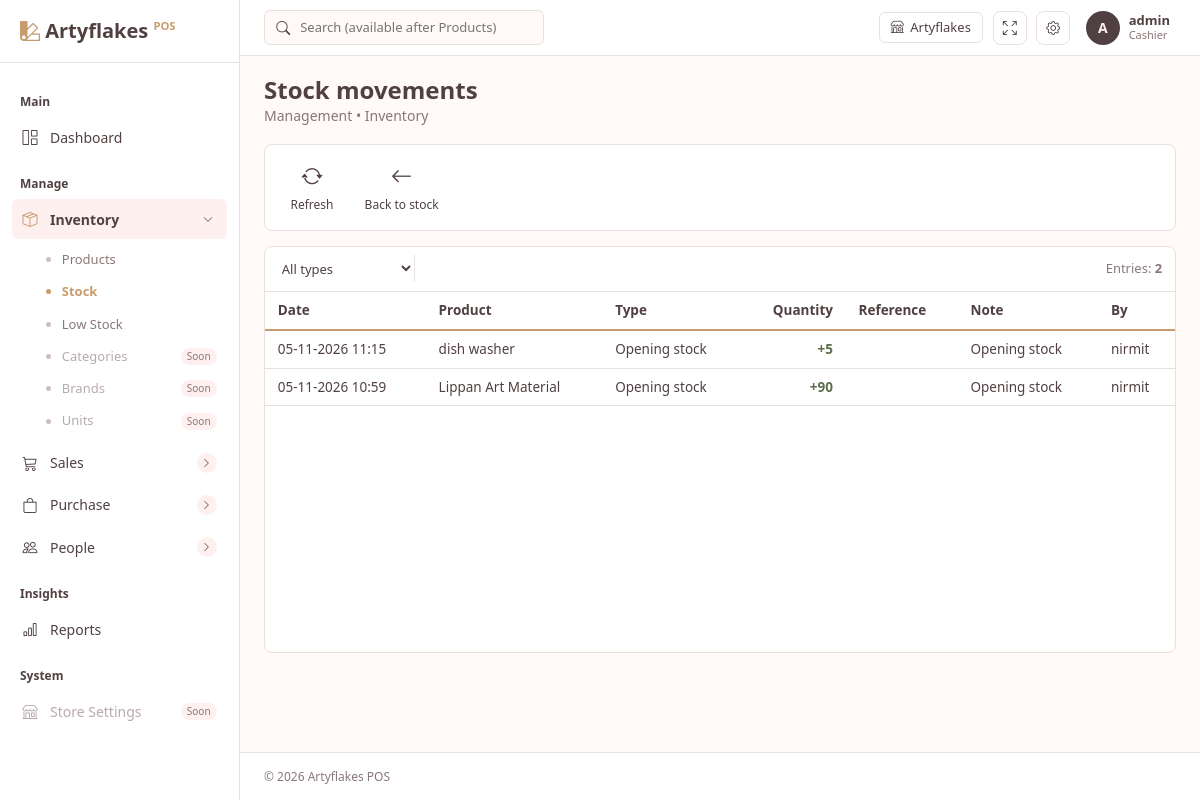
The app's page /inventory/stock/movements/ (signed in) with its own data.
### accounts/models.py (models this page shows)
class User(AbstractUser):
    class Role(models.TextChoices):
        ADMIN = "admin", "Admin"
        CASHIER = "cashier", "Cashier"
    role = models.CharField(max_length=20, choices=Role.choices, default=Role.CASHIER)
    phone = models.CharField(max_length=15, blank=True)
    @property
    def is_admin_role(self):
        return self.is_superuser or self.role == self.Role.ADMIN

### inventory/models.py (models this page shows, shortened)
class StockMovement(TimeStampedModel):
    class Type(models.TextChoices):
        OPENING = "opening", "Opening stock"
        ADJUSTMENT = "adjustment", "Stock adjustment"
        DAMAGE = "damage", "Damage / loss"
        PURCHASE = "purchase", "Purchase"
        PURCHASE_RETURN = "purchase_return", "Purchase return"
        SALE = "sale", "Sale"
        SALE_RETURN = "sale_return", "Sale return"
    product = models.ForeignKey(Product, on_delete=models.PROTECT, related_name="movements")
    quantity = models.DecimalField(max_digits=12, decimal_places=3)   # + stock in, - stock out
    movement_type = models.CharField(max_length=20, choices=Type.choices)
    reference = models.CharField(max_length=50, blank=True)           # invoice number, later
    note = models.CharField(max_length=255, blank=True)
    created_by = models.ForeignKey(
        settings.AUTH_USER_MODEL, null=True, blank=True, on_delete=models.SET_NULL, related_name="+"
    )
    class Meta:
        ordering = ["-created_at", "-id"]
        indexes = [models.Index(fields=["product", "created_at"])]

class Product(TimeStampedModel):
    class Unit(models.TextChoices):
        PCS = "pcs", "Pieces"
        SET = "set", "Set"
        BOX = "box", "Box"
        PACK = "pack", "Pack"
        KG = "kg", "Kilogram"
        G = "g", "Gram"
        LTR = "ltr", "Litre"
        ML = "ml", "Millilitre"
        MTR = "mtr", "Metre"
    code = models.CharField(max_length=30, unique=True, null=True, blank=True)
    name = models.CharField(max_length=200)
    category = models.ForeignKey(
        Category, null=True, blank=True, on_delete=models.SET_NULL, related_name="products"
    )
    barcode = models.CharField(max_length=64, unique=True, null=True, blank=True)
    hsn_code = models.CharField("HSN code", max_length=10, blank=True)
    unit = models.CharField(max_length=10, choices=Unit.choices, default=Unit.PCS)
    track_stock = models.BooleanField(
        "Track stock", default=True,
        help_text="Untick for services or custom work that has no stock.",
    )
    cost_price = models.DecimalField(max_digits=10, decimal_places=2, default=0, validators=[MinValueValidator(0)])
    sale_price = models.DecimalField(max_digits=10, decimal_places=2, default=0, validators=[MinValueValidator(0)])
    mrp = models.DecimalField("MRP", max_digits=10, decimal_places=2, default=0, validators=[MinValueValidator(0)])
    gst_rate = models.DecimalField(
        "GST %", max_digits=5, decimal_places=2, default=0,
        validators=[MinValueValidator(0), MaxValueValidator(100)],
    )
    min_stock = models.PositiveIntegerField("Low stock level", default=0)
    is_active = models.BooleanField(default=True)
    class Meta:
        ordering = ["name"]

### inventory/views.py (the view)
# urls.py: path("stock/movements/", views.movement_list, name="movement_list"),
@login_required
def movement_list(request):
    if not request.user.is_admin_role:
        return HttpResponse(status=403)
    product = request.GET.get("product", "")
    mtype = request.GET.get("type", "")
    qs = StockMovement.objects.select_related("product", "created_by")
    selected = None
    if product.isdigit():
        selected = Product.objects.filter(pk=product).first()
        if selected:
            qs = qs.filter(product=selected)
    if mtype in StockMovement.Type.values:
        qs = qs.filter(movement_type=mtype)
    paginator = Paginator(qs, 50)
    page = paginator.get_page(request.GET.get("page"))
    params = request.GET.copy()
    params.pop("page", None)
    return render(request, "inventory/movement_list.html", {
        "page": page, "total": paginator.count, "selected": selected,
        "mtype": mtype, "types": StockMovement.Type.choices,
        "querystring": params.urlencode(),
    })

### templates/inventory/movement_list.html (shortened to what this page needs)
{% extends "base.html" %}
{% load static %}
{% block extra_css %}<link href="{% static 'css/inventory.css' %}" rel="stylesheet">{% endblock %}
{% block content %}
<div class="page-head">
  <div>
    <h3>Stock movements</h3>
    <p>
      Management &bull; Inventory
    </p>
  </div>
</div>
<div class="toolbar">
  <a class="tb" href="{{ request.get_full_path }}"><i class="bi bi-arrow-repeat"></i><span>Refresh</span></a>
  <a class="tb" href="{% url 'inventory:stock_list' %}"><i class="bi bi-arrow-left"></i><span>Back to stock</span></a>
</div>
<section class="grid-panel">
  <form class="grid-search" method="get">
    <select name="type" class="grid-field" onchange="this.form.submit()">
      <option value="">All types</option>
    </select>
    <span class="count">Entries: <strong>{{ total }}</strong></span>
  </form>
  <div class="grid-wrap">
    <table class="grid">
      <thead>
        <tr><th>Date</th><th>Product</th><th>Type</th><th class="num">Quantity</th><th>Reference</th><th>Note</th><th>By</th></tr>
      </thead>
      <tbody>
        {% for m in page %}
        <tr>
          <td>{{ m.created_at|date:"d-m-Y H:i" }}</td>
          <td>{{ m.product.name }}</td>
          <td>{{ m.get_movement_type_display }}</td>
          <td class="num"><span class="{% if m.quantity > 0 %}qty-in{% else %}qty-out{% endif %}">{% if m.quantity > 0 %}+{% endif %}{{ m.quantity|floatformat:"-3" }}</span></td>
          <td>{{ m.reference }}</td>
          <td>{{ m.note }}</td>
          <td>{{ m.created_by.username|default:"" }}</td>
        </tr>
        {% empty %}
        <tr><td colspan="7" class="grid-empty">No stock movements yet.</td></tr>
        {% endfor %}
      </tbody>
    </table>
  </div>
</section>
{% endblock %}

### templates/base.html (shortened to what this page needs)
{% load static %}
<!DOCTYPE html>
<html lang="en">
<head>
  <link href="https://cdn.jsdelivr.net/npm/bootstrap@5.3.3/dist/css/bootstrap.min.css" rel="stylesheet">
  <link href="https://cdn.jsdelivr.net/npm/bootstrap-icons@1.11.3/font/bootstrap-icons.min.css" rel="stylesheet">
  <link href="{% static 'css/app.css' %}" rel="stylesheet">
  {% block extra_css %}{% endblock %}
</head>
<body>
{% if user.is_authenticated %}
<div class="app-shell">
  <aside class="sidebar" id="sidebar">
    <div class="sidebar-brand">
      <i class="bi bi-palette2"></i> Artyflakes <span>POS</span>
    </div>
    <nav class="sidebar-nav">
      <div class="nav-label">Main</div>
      <a class="side-link {% if request.resolver_match.view_name == 'dashboard:home' %}active{% endif %}" href="{% url 'dashboard:home' %}">
        <i class="bi bi-grid-1x2"></i> Dashboard
      </a>
      <div class="nav-label">Manage</div>
      {% with inv=request.resolver_match.app_name pu=request.resolver_match.url_name %}
      <button class="side-link nav-toggle {% if inv != 'inventory' %}collapsed{% endif %}" type="button" data-bs-toggle="collapse" data-bs-target="#grpInventory" aria-expanded="{% if inv == 'inventory' %}true{% else %}false{% endif %}">
        <i class="bi bi-box-seam"></i> Inventory
        <span class="chev"><i class="bi bi-chevron-right"></i></span>
      </button>
      <div class="collapse {% if inv == 'inventory' %}show{% endif %}" id="grpInventory">
        <div class="sub-list">
          <a class="sub-link {% if inv == 'inventory' and pu|slice:':7' == 'product' or pu|slice:':5' == 'group' %}active{% endif %}" href="{% url 'inventory:product_list' %}">Products</a>
          <a class="sub-link {% if pu|slice:':5' == 'stock' or pu == 'movement_list' %}{% if request.GET.filter != 'low' %}active{% endif %}{% endif %}" href="{% url 'inventory:stock_list' %}">Stock</a>
          <a class="sub-link {% if pu == 'stock_list' and request.GET.filter == 'low' %}active{% endif %}" href="{% url 'inventory:stock_list' %}?filter=low">Low Stock</a>
          <span class="sub-link disabled">Categories <em>Soon</em></span>
          <span class="sub-link disabled">Brands <em>Soon</em></span>
          <span class="sub-link disabled">Units <em>Soon</em></span>
        </div>
      </div>
      {% endwith %}
      <button class="side-link nav-toggle collapsed" type="button" data-bs-toggle="collapse" data-bs-target="#grpSales" aria-expanded="false">
        <i class="bi bi-cart3"></i> Sales
        <span class="chev"><i class="bi bi-chevron-right"></i></span>
      </button>
      <button class="side-link nav-toggle collapsed" type="button" data-bs-toggle="collapse" data-bs-target="#grpPurchase" aria-expanded="false">
        <i class="bi bi-bag"></i> Purchase
        <span class="chev"><i class="bi bi-chevron-right"></i></span>
      </button>
      {% if user.is_admin_role %}
      {% with pa=request.resolver_match.app_name %}
      <button class="side-link nav-toggle {% if pa != 'people' %}collapsed{% endif %}" type="button" data-bs-toggle="collapse" data-bs-target="#grpPeople" aria-expanded="{% if pa == 'people' %}true{% else %}false{% endif %}">
        <i class="bi bi-people"></i> People
        <span class="chev"><i class="bi bi-chevron-right"></i></span>
      </button>
      {% endwith %}
      {% endif %}
      {% if user.is_admin_role %}
      <div class="nav-label">Insights</div>
      <a class="side-link {% if request.resolver_match.app_name == 'reports' %}active{% endif %}" href="{% url 'reports:index' %}">
        <i class="bi bi-bar-chart"></i> Reports
      </a>
      {% endif %}
      <div class="nav-label">System</div>
      <a class="side-link disabled"><i class="bi bi-shop"></i> Store Settings <em>Soon</em></a>
    </nav>
  </aside>
  <div class="main-area">
    <header class="topbar">
      <div class="topbar-search d-none d-md-flex">
        <i class="bi bi-search"></i>
        <input type="text" placeholder="Search (available after Products)" disabled>
      </div>
      <div class="topbar-right">
                <a class="store-chip d-none d-md-inline-flex" href="{% url 'pos:screen' %}" title="Open POS"><i class="bi bi-shop"></i> Artyflakes</a>
        <button class="icon-btn" id="fullscreenBtn" title="Full screen"><i class="bi bi-arrows-fullscreen"></i></button>
        {% if user.is_admin_role %}
        <a class="icon-btn" href="{% url 'admin:index' %}" title="Admin panel"><i class="bi bi-gear"></i></a>
        {% endif %}
        <div class="dropdown">
          <button class="profile-btn" data-bs-toggle="dropdown">
            <span class="avatar">{{ user.username|slice:":1"|upper }}</span>
            <span class="d-none d-md-block text-start lh-1">
              <strong>{{ user.get_full_name|default:user.username }}</strong>
              <small>{{ user.get_role_display }}</small>
            </span>
          </button>
        </div>
      </div>
    </header>
    <main class="content">
      {% block content %}{% endblock %}
    </main>
    <footer class="app-footer">© {% now "Y" %} Artyflakes POS</footer>
  </div>
</div>
{% else %}
  {% block auth_content %}{% endblock %}
{% endif %}
</body>
</html>

### static/css/inventory.css (style rules this page uses)
.toolbar { display: flex; flex-wrap: wrap; gap: .25rem; background: var(--card-bg); border: 1px solid var(--border); border-radius: 8px; padding: .5rem; margin-bottom: .9rem; }
.tb { display: flex; flex-direction: column; align-items: center; justify-content: center; gap: .2rem; min-width: 78px; padding: .5rem .6rem; border: 0; background: transparent; border-radius: 6px; color: var(--primary); font-size: 12px; text-align: center; }
.tb i { font-size: 1.35rem; }
.grid-panel { background: var(--card-bg); border: 1px solid var(--border); border-radius: 8px; min-width: 0; }
.grid-search { display: flex; align-items: center; gap: .6rem; padding: .55rem .8rem; border-bottom: 1px solid var(--border); }
.grid-search .count { color: var(--muted); font-size: 13px; white-space: nowrap; }
.grid-wrap { overflow-x: auto; min-height: 360px; }
.grid { width: 100%; border-collapse: collapse; font-size: 13.5px; }
.grid th { text-align: left; padding: .55rem .8rem; border-bottom: 2px solid var(--secondary); color: var(--primary); font-weight: 600; white-space: nowrap; }
.grid td { padding: .5rem .8rem; border-bottom: 1px solid var(--border); white-space: nowrap; }
.grid .num { text-align: right; }
.grid-field { border: 0; border-right: 1px solid var(--border); background: transparent; color: var(--text); padding: .2rem .6rem .2rem 0; font-size: 13px; outline: 0; }
.grid-search .count { margin-left: auto; }
.qty-in { color: #5e6f4b; font-weight: 600; }

### records on screen
User: username "A", get_full_name "admin", role "Cashier"
StockMovement: created_at "05-11-2026 11:15", product.name "dish washer", movement_type "Opening stock", quantity "5", note "Opening stock", created_by.username "nirmit"
StockMovement: created_at "05-11-2026 10:59", product.name "Lippan Art Material", movement_type "Opening stock", quantity "90", note "Opening stock", created_by.username "nirmit"

### other values on screen
{{ total }} "2"
